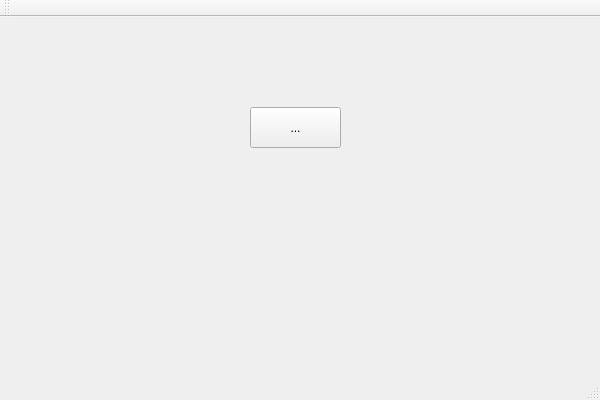
<?xml version="1.0" encoding="UTF-8"?>
<ui version="4.0">
 <class>MessageBoxTestClass</class>
 <widget class="QMainWindow" name="MessageBoxTestClass">
  <property name="geometry">
   <rect>
    <x>0</x>
    <y>0</y>
    <width>600</width>
    <height>400</height>
   </rect>
  </property>
  <property name="windowTitle">
   <string>MessageBoxTest</string>
  </property>
  <widget class="QWidget" name="centralWidget">
   <widget class="QToolButton" name="toolButton">
    <property name="geometry">
     <rect>
      <x>250</x>
      <y>90</y>
      <width>91</width>
      <height>41</height>
     </rect>
    </property>
    <property name="text">
     <string>...</string>
    </property>
   </widget>
  </widget>
  <widget class="QMenuBar" name="menuBar">
   <property name="geometry">
    <rect>
     <x>0</x>
     <y>0</y>
     <width>600</width>
     <height>30</height>
    </rect>
   </property>
  </widget>
  <widget class="QToolBar" name="mainToolBar">
   <attribute name="toolBarArea">
    <enum>TopToolBarArea</enum>
   </attribute>
   <attribute name="toolBarBreak">
    <bool>false</bool>
   </attribute>
  </widget>
  <widget class="QStatusBar" name="statusBar"/>
 </widget>
 <layoutdefault spacing="6" margin="11"/>
 <resources>
  <include location="messageboxtest.qrc"/>
 </resources>
 <connections/>
</ui>
